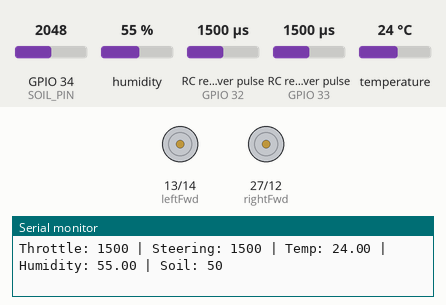
Bench run of a sketch on a simulated ESP32. On the bench: motor-driver pin pairs drawn as motors (green arrow = first pin HIGH = forward, orange = second pin HIGH = backward, longer = more drive), the last lines printed to the serial monitor. Wiring (inferred from the names in the program): 2 × RC receiver channel: data GPIO 32 / data GPIO 33. The test bench sets the inputs (shaded band); at power-on: RC receiver pulse (sensors on GPIO 32, GPIO 33) 1500 µs, GPIO 34 (SOIL_PIN) = 2048, humidity 55 %, temperature 24 °C. WiFi joins after 1.5 s; servers stay silent unless stated.

Above: at 3.2 s.
3.3 s: RC receiver pulse (sensor on GPIO 32) set to 1316 µs
4.8 s: RC receiver pulse (sensor on GPIO 32) set to 1285 µs
At 5.3 s:
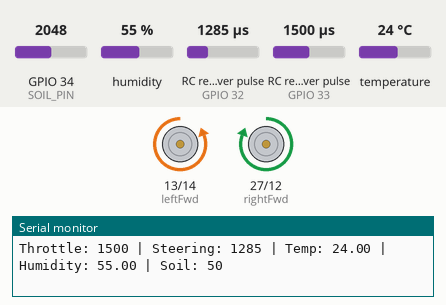
6.3 s: RC receiver pulse (sensor on GPIO 33) set to 1313 µs
7.8 s: RC receiver pulse (sensor on GPIO 33) set to 1290 µs
At 8.5 s:
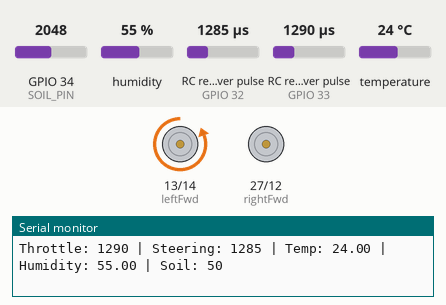
9.3 s: RC receiver pulse (sensor on GPIO 32) set to 1500 µs
At 10.6 s:
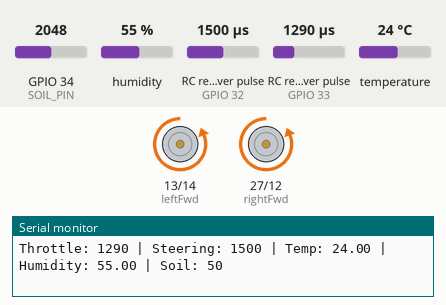
10.9 s: RC receiver pulse (sensor on GPIO 33) set to 1750 µs
At 11.6 s:
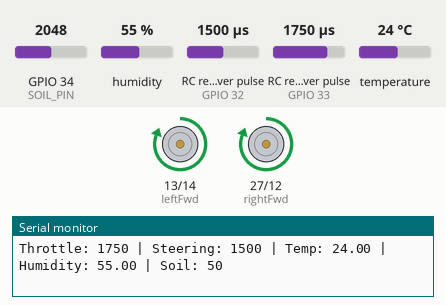
Timing chart, 0 to 13.4 s (numbered marks = the images above; inputs shaded):
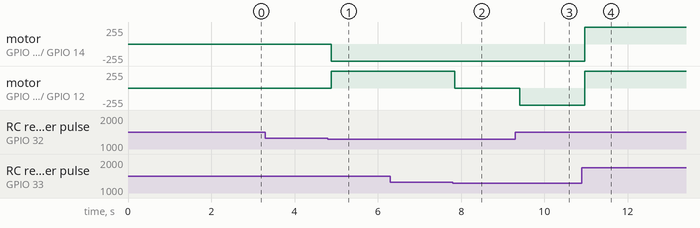

Measured:
- the behaviour switches between 1300 and 1299 µs on RC receiver pulse (sensor on GPIO 32) (found by bisection; images 0 and 1)
- the behaviour switches between 1300 and 1299 µs on RC receiver pulse (sensor on GPIO 33) (found by bisection; images 1 and 2)
- after the input at 4.8 s, motor on GPIO 13 (leftFwd) / GPIO 14 (leftBwd): stopped → backward 255/255 after 0.08 s; motor on GPIO 27 (rightFwd) / GPIO 12 (rightBwd): stopped → forward 255/255 after 0.08 s
- after the input at 7.8 s, motor on GPIO 27 (rightFwd) / GPIO 12 (rightBwd): forward 255/255 → stopped at once
- after the input at 9.3 s, motor on GPIO 27 (rightFwd) / GPIO 12 (rightBwd): stopped → backward 255/255 after 0.10 s
- after the input at 10.9 s, motor on GPIO 13 (leftFwd) / GPIO 14 (leftBwd), motor on GPIO 27 (rightFwd) / GPIO 12 (rightBwd): backward 255/255 → forward 255/255 after 0.06 s

The sketch:

Car_Code_ESP32.ino
```cpp
#include <WiFi.h>
#include <WebServer.h>
#include <DHT.h>

#define DHTPIN 4 // DHT11 Sensor Pin
#define DHTTYPE DHT11 // DHT Sensor Type
#define SOIL_PIN 34 // Soil Moisture Analog Pin

#define throttlePin 33 // FS-iA10B Channel 2 (Throttle)
#define steeringPin 32 // FS-iA10B Channel 1 (Steering)

#define leftFwd 13 // Grey - Left Wheels Forward (L298N IN1)
#define rightBwd 12 // Purple - Right Wheels Backward (L298N IN2)
#define leftBwd 14 // Blue - Left Wheels Backward (L298N IN3)
#define rightFwd 27 // White - Right Wheels Forward (L298N IN4)

DHT dht(DHTPIN, DHTTYPE);
WebServer server(80);
const char* ssid = "Your_SSID";
const char* password = "Your_Password"; //Removed due to senstive data

void setup() {
    Serial.begin(115200);
    dht.begin();
    pinMode(throttlePin, INPUT);
    pinMode(steeringPin, INPUT);
    pinMode(leftFwd, OUTPUT);
    pinMode(rightBwd, OUTPUT);
    pinMode(leftBwd, OUTPUT);
    pinMode(rightFwd, OUTPUT);
    pinMode(SOIL_PIN, INPUT);

    WiFi.begin(ssid, password);
    Serial.print("Connecting to WiFi");
    while (WiFi.status() != WL_CONNECTED) {
        delay(1000);
        Serial.print(".");
    }
    Serial.println("Connected!");
    Serial.print("ESP32 Web Server IP Address: ");
    Serial.println(WiFi.localIP());

    server.on("/", handleRoot);
    server.begin();
}

void loop() {
    int throttlePWM = pulseIn(throttlePin, HIGH);
    int steeringPWM = pulseIn(steeringPin, HIGH);
    float temperature = dht.readTemperature();
    float humidity = dht.readHumidity();
    int soilMoisture = analogRead(SOIL_PIN);
    int soilMoisturePercentage = map(soilMoisture, 0, 4095, 0, 100);

    Serial.printf("Throttle: %d | Steering: %d | Temp: %.2f | Humidity: %.2f | Soil: %d\n",
                  throttlePWM, steeringPWM, temperature, humidity, soilMoisturePercentage);

    digitalWrite(leftFwd, LOW);
    digitalWrite(rightBwd, LOW);
    digitalWrite(leftBwd, LOW);
    digitalWrite(rightFwd, LOW);

    if (throttlePWM > 1500) {
        digitalWrite(leftFwd, HIGH);
        digitalWrite(rightFwd, HIGH);
    } else if (throttlePWM < 1300) {
        digitalWrite(leftBwd, HIGH);
        digitalWrite(rightBwd, HIGH);
    }
    if (steeringPWM < 1300) {
        digitalWrite(leftBwd, HIGH);
        digitalWrite(rightFwd, HIGH);
    } else if (steeringPWM > 1500) {
        digitalWrite(leftFwd, HIGH);
        digitalWrite(rightBwd, HIGH);
    }

    server.handleClient();
    delay(100);
}

void handleRoot() {
    float temperature = dht.readTemperature();
    float humidity = dht.readHumidity();
    int soilMoisture = analogRead(SOIL_PIN);
    int soilMoisturePercentage = map(soilMoisture, 0, 4095, 0, 100);

    String html = "<html>";
    html += "<head>";
    html += "<meta http-equiv='refresh' content='5'>";
    html += "<title>Smart Farm Monitoring</title>";
    html += "<style>";
    html += "body { font-family: Arial, sans-serif; text-align: center; background: #f1f8e9; padding: 20px; }";
    html += "h1 { color: #2e7d32; font-size: 36px; }";
    html += ".container { display: flex; flex-wrap: wrap; justify-content: center; gap: 20px; }";
    html += ".data-box { background: #ffffff; padding: 20px; width: 300px; border-radius: 10px; box-shadow: 0 4px 10px rgba(0, 0, 0, 0.1); text-align: center; }";
    html += ".data-box p { font-size: 24px; font-weight: bold; margin: 10px 0; }";
    html += ".icon { font-size: 50px; }";
    html += ".temperature { color: #e53935; }";
    html += ".humidity { color: #1e88e5; }";
    html += ".soil-moisture { color: #8e24aa; }";
    html += "</style>";
    html += "</head><body>";
    html += "<h1>Smart Farm Monitoring</h1>";
    html += "<div class='container'>";
    html += "<div class='data-box temperature'><div class='icon'>&#x1F321;</div><p>Temperature: " + String(temperature) + " °C (Ideal: 20-30°C)</p></div>";
    html += "<div class='data-box humidity'><div class='icon'>&#x1F4A7;</div><p>Humidity: " + String(humidity) + " % (Ideal: 40-60%)</p></div>";
    html += "<div class='data-box soil-moisture'><div class='icon'>&#x1F33F;</div><p>Soil Moisture: " + String(soilMoisturePercentage) + " % (Ideal: 30-50%)</p></div>";
    html += "</div><div class='footer'><p>Data updates every 5 seconds.</p></div></body></html>";

    server.send(200, "text/html", html);
}
```
